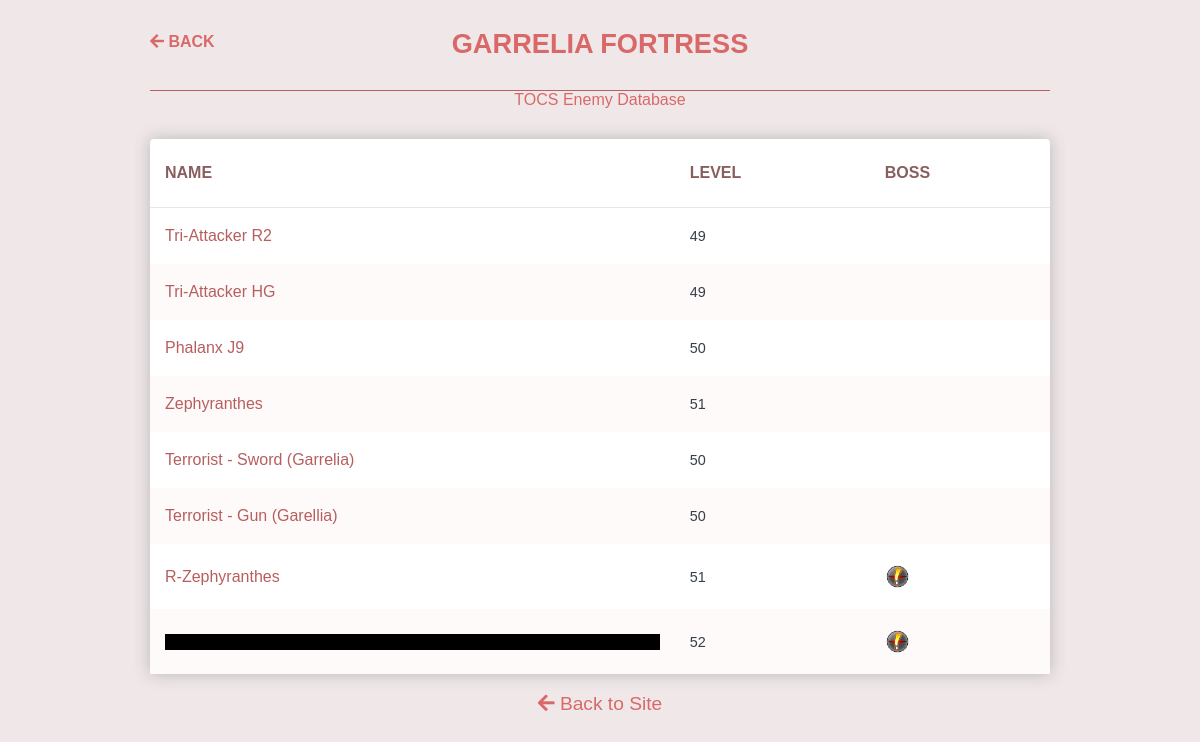
Screenshot of /tocs/Garrelia Fortress/ with the database file from the repository.
### tocs_database/models.py (models this page shows, shortened)
class Location(models.Model):
    name = models.CharField(max_length=50, help_text='Locations with enemies', unique=True)
    dates = models.DateField(help_text='Enter First Ingame date that player visits Location')
    high_elements = models.BooleanField(default=False)
    class Meta:
        ordering = ['dates']

class Enemy(models.Model):
    boss = models.BooleanField(default=False)
    spoiler = models.BooleanField(default=False)
    boss_notes = models.TextField(max_length=2000, blank=True, help_text='Enter notes or advice on fight.')
    name = models.CharField(max_length=50, help_text='Enter enemy name/title')
    profile_pic = models.ImageField(upload_to='', null=True)
    location = models.ForeignKey('Location', on_delete=models.RESTRICT)
    level = models.IntegerField(help_text= 'Enter enemy Level')
    HP = models.IntegerField()
    EXP = models.IntegerField()
    STR = models.IntegerField()
    DEF = models.IntegerField()
    ATS = models.IntegerField()
    ADF = models.IntegerField()
    SPD = models.IntegerField()
    bio = models.TextField(help_text='Enter enemy biography')
    earth_efficacy = models.IntegerField(default=100)
    water_efficacy = models.IntegerField(default=100)
    fire_efficacy = models.IntegerField(default=100)
    wind_efficacy = models.IntegerField(default=100)
    time_efficacy = models.IntegerField(null=True, blank=True)
    space_efficacy = models.IntegerField(null=True, blank=True)
    mirage_efficacy = models.IntegerField(null=True, blank=True)
    skills = models.ManyToManyField('Skill', help_text='Enemy skills', blank=True)
    earth_sepith = models.IntegerField(default=0)
    water_sepith = models.IntegerField(default=0)
    fire_sepith = models.IntegerField(default=0)
    wind_sepith = models.IntegerField(default=0)
    time_sepith = models.IntegerField(default=0)
    space_sepith = models.IntegerField(default=0)
    mirage_sepith = models.IntegerField(default=0)
    mass_sepith = models.IntegerField(default=0)
    items = models.ManyToManyField('ItemDrop', help_text='Item Drops for enemy')
    efficacy = (
        ('0', '0'),
        ('1', '1'),
        ('2', '2'),
        ('3', '3'),
        ('4', '4'),
        ('5', '5'),
    )
    slash = models.CharField(choices=efficacy, default='1', max_length=10)
    thrust = models.CharField(choices=efficacy, default='1', max_length=10)
    pierce = models.CharField(choices=efficacy, default='1', max_length=10)
    strike = models.CharField(choices=efficacy, default='1', max_length=10)
    poison_efficacy = models.IntegerField(default=100)
    seal_efficacy = models.IntegerField(default=100)
    mute_efficacy = models.IntegerField(default=100)
    blind_efficacy = models.IntegerField(default=100)
    sleep_efficacy = models.IntegerField(default=100)
    burn_efficacy = models.IntegerField(default=100)
    freeze_efficacy = models.IntegerField(default=100)
    petrify_efficacy = models.IntegerField(default=100)
    faint_efficacy = models.IntegerField(default=100)
    confuse_efficacy = models.IntegerField(default=100)
    deathblow_efficacy = models.IntegerField(default=100)
    nightmare_efficacy = models.IntegerField(default=100)
    at_delay_efficacy = models.IntegerField(default=100)
    vanish_efficacy = models.IntegerField(default=100)
    s_down_efficacy = models.IntegerField(default=100)

### tocs_database/views.py (the view)
# urls.py: path('<str:location_name>/', views.location_view)
def location_view(request, location_name):
    location = get_object_or_404(Location, name=location_name)
    enemies_in_location = Enemy.objects.all()
    context = {'enemy': enemies_in_location, 'location': location, 'title':f'{location_name} Area Profile'}
    return render(request, 'locations.html', context)

### tocs_database/templates/locations.html (shortened to what this page needs)
{% extends 'layout.html' %}
{% load static %}
{% block extra_css %}
    <link rel="stylesheet" href="{% static 'css/users.css' %}" type="text/css" />
    <link rel="stylesheet" href="{% static 'css/get.css' %}" type="text/css" />
{% endblock %}
{% block content %}
    <div class="viewport">
        <header>
           <h1 class="page-title"> {{ location.name }} </h1>
           <a href="/tocs/" class="back-button"><i class="fas fa-arrow-left"></i> Back</a>
        </header>
        <a href="/tocs/">TOCS Enemy Database</a>
        <div class="users-container">
                    <table class="users-table">
                        <thead>
                        <tr>
                            <th>Name</th>
                            <th>Level</th>
                            <th>Boss</th>
                        </tr>
                        </thead>
                        <tbody>
                        {% for monster in enemy %}
                        {% if location.name == monster.location.name %}
                        <tr>
                            {% if monster.spoiler %}
                            <td class="user-name"><a href="/tocs/{{ monster.location.name }}/{{ monster.name }}"><span class="spoiler">{{ monster.name }}</span></a></td>
                            {% else %}
                            <td class="user-name"><a href="/tocs/{{ monster.location.name }}/{{ monster.name }}"><span>{{ monster.name }}</span></a></td>
                            {% endif %}
                            <td class="user-location"><span>{{ monster.level }}</span></td>
                            <td colspan="2" style="white-space:nowrap"><span class="icon" title="Boss Icon">
                            {% if monster.boss %}
                                <img alt="Critical.png" src="{% static 'images/Critical.png' %}" decoding="async" width="25" height="25" style="margin-left: auto; margin-right: auto;vertical-align: text-top;"></span></td>
                            {% endif %}
                        </tr>
                        {% endif %}
                        {% endfor %}
                        </tbody>
                    </table>
        </div>
        <p>
        <a href="/index" class="back-to-users" style="padding-bottom: 20px;"><i class="fas fa-arrow-left"></i> <span>Back to Site</span></a>
        </p>
    </div>
{% endblock %}

### tocs_database/static/css/styles.css (style rules this page uses)
html { height: 100%; }
body { display: flex; justify-content: space-between; height: 100%; margin: 0; background: #60000017; font-family: proxima-nova, sans-serif; text-align: center; }
.viewport { width: 100%; }
.page-title { margin: 20px 0 3px; color: #d96969; font-family: proxima-nova, sans-serif; font-size: 1.7em; line-height: 1; text-transform: uppercase; }
p { color: #5f6988; font-size: 1.2em; }
a { color: #d96969; font-weight: 500; text-decoration: none; transition: all .2s ease; }

### tocs_database/static/css/header.css (style rules this page uses)
header { max-width: 900px; margin: 0 auto; position: relative; padding: 30px 0; border-bottom: 1px solid #b86061; }
.page-title { margin: 0 auto; }
.back-button { position: absolute; top: 0; bottom: 0; left: 0; margin: auto; color: #d96969; font-size: 1em; font-weight: bold; text-transform: uppercase; height: 25px; }

### tocs_database/static/css/users.css (style rules this page uses)
.users-container { width: 900px; max-width: 100%; height: fit-content; margin: 30px auto 0; overflow: hidden; box-shadow: 0 0 15px rgba(64, 66, 72, 0.3); }
.spoiler { color: black; background-color:black; transition-property: background-color, color; transition-duration: 0.2s; }
tr td:first-of-type, tr th:first-of-type { min-width: unset; }
.users-table tr:nth-child(even) { background: #fefafa; }
.users-table td { padding: 20px 15px; line-height: 1; min-width: unset; }
.users-table th { min-width: unset; padding: 25px 15px; }
.user-name span { font-size: 1em; }
.user-name a { color: #b75e5e; }

### tocs_database/static/css/get.css (style rules this page uses)
table { width: 100%; border-radius: 4px; background: white; box-shadow: 0 0 15px rgba(64, 66, 72, 0.3); color: #353f4a; border-spacing: 0; }
table td { min-width: 141px; padding: 8px 15px; overflow: hidden; text-align: left; text-overflow: ellipsis; white-space: nowrap; }
table td span { display: block; max-width: 840px; overflow: hidden; font-size: .9em; text-overflow: ellipsis; white-space: nowrap; }
table th { min-width: 141px; padding: 20px 15px; border-bottom: 1px solid #e6e6e6; color: #885e5e; font-weight: 600; text-align: left; text-transform: uppercase; }

### rows the page displays
Location: name "GARRELIA FORTRESS"
Enemy: name "Tri-Attacker R2", level "49"
Enemy: name "Tri-Attacker HG", level "49"
Enemy: name "Phalanx J9", level "50"
Enemy: name "Zephyranthes", level "51"
Enemy: name "Terrorist - Sword (Garrelia)", level "50"
Enemy: name "Terrorist - Gun (Garellia)", level "50"
Enemy: name "R-Zephyranthes", level "51", boss True (drawn)
Enemy: level "52", boss True (drawn)
